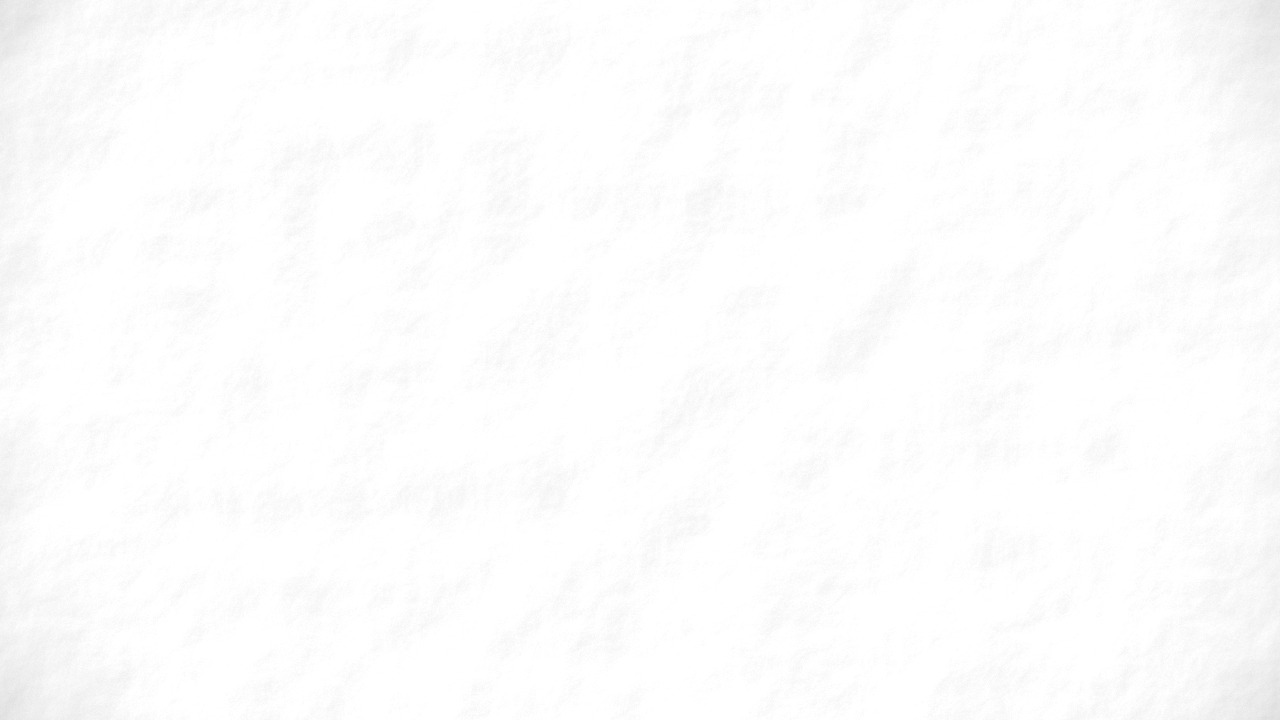
#> input picture plugins/animation-studio/skills/film-finish/assets/look/standard/mp_0000.jpg, 1280 x 720 px
$ python sheets.py out.png ../../film-finish/assets/look/standard/mp_0000.jpg
#> lines starting #> are read from the running program, lines starting #| are printed output that depends on the picture
### plugins/animation-studio/skills/ai-video/scripts/cvio.py
"""Unicode-safe OpenCV file access. cv2.imread / cv2.imwrite / cv2.VideoCapture take narrow (ANSI) paths on Windows and
fail SILENTLY on names like "Frühling" (imread returns None, VideoCapture opens nothing). Use these instead:

    import _studio; _studio.use("ai-video")
    from cvio import imread, imwrite, video_capture
    bgr = imread(path)                          # None when the file is missing or unreadable (like cv2.imread)
    imwrite(path, img)                          # raises OSError when it cannot write
    cap = video_capture(path)                   # cv2.VideoCapture; non-ASCII paths via the Windows short name or a temp copy

Images go through numpy (np.fromfile + cv2.imdecode, cv2.imencode + tofile), which takes any path.
Videos: OpenCV has no in-memory video decoder. A non-ASCII path that cv2.VideoCapture cannot open (older builds /
other backends; the current opencv-python FFmpeg backend opens it) is opened through its Windows 8.3 short name
(GetShortPathNameW) and, when the volume has no short names, through a temporary ASCII-named copy (deleted at exit).
"""
import atexit
import os
import shutil
import tempfile
from pathlib import Path

import numpy as np

_tmp_dir = None


def imread(path, flags=None):
    import cv2
    try:
        data = np.fromfile(str(path), dtype=np.uint8)
    except OSError:
        return None
    if data.size == 0:
        return None
    return cv2.imdecode(data, cv2.IMREAD_COLOR if flags is None else flags)
#> returned value is the input picture: shape (720, 1280, 3); min 221, max 255, mean 252.9


# [48 lines left out: functions imwrite, _ascii, ascii_path, video_capture, not called in this run]

### plugins/animation-studio/skills/ai-video/scripts/sheets.py
# /// script
# requires-python = ">=3.12"
# dependencies = ["numpy==2.5.4", "opencv-python-headless==5.0.0.93", "pillow==13.0.0"]
# [tool.uv]
# exclude-newer = "2026-11-14T00:00:00Z"
# ///
"""Contact sheets for choosing and reviewing AI material: one row per image or clip (clips: start / middle / end frame),
labelled with the file name and an optional note (e.g. the lip score or the canon check).

  uv run sheets.py out.jpg a.png b.mp4 ... [--frames 6] [--per-sheet 8]
  --frames N: N frames per clip, spread evenly from the first to the last frame (default 3: start / middle / end).
              Use 6 to check takes: lettering, a fade at the end or a camera move can lie between three frames.
  from sheets import sheet; sheet("sheet.jpg", [("ai/lipsync/s02_v1_s1.mp4", "r 0.59 lag 0"), ...])
Rows are split into several sheets of `per_sheet` rows (out_1.jpg, out_2.jpg, ...).
"""
import sys
from pathlib import Path

from cvio import imread, video_capture  # noqa: E402  (same folder; unicode-safe cv2 file access)

THUMB_W = 384


def _frames(path, n=3):
    import cv2
    path = Path(path)
    if path.suffix.lower() in (".png", ".jpg", ".jpeg", ".webp"):
        im = imread(path)
        return [im] if im is not None else []
    cap = video_capture(path)
    total = int(cap.get(cv2.CAP_PROP_FRAME_COUNT))
    out = []
    for u in ([0.05, 0.5, 0.95] if n == 3 else [i / max(n - 1, 1) for i in range(n)]):
        cap.set(cv2.CAP_PROP_POS_FRAMES, min(total - 1, int(u * total)))
        ok, f = cap.read()
        if ok:
            out.append(f)
    return out


def sheet(out, rows, per_sheet=8, cols=3):
    """rows = [(path, note), ...] -> list of written sheet files."""
    import cv2
    from PIL import Image, ImageDraw, ImageFont
    try:
        font = ImageFont.truetype("arial.ttf", 18)
    except OSError:
        font = ImageFont.load_default()
    th = int(THUMB_W * 9 / 16)
    written = []
    chunks = [rows[i:i + per_sheet] for i in range(0, len(rows), per_sheet)] or [[]]
    for ci, chunk in enumerate(chunks):
        tw = THUMB_W if cols <= 4 else 320             # more frames per row: smaller, the sheet stays readable
        th = int(tw * 9 / 16)
        img = Image.new("RGB", (cols * tw, len(chunk) * (th + 28)), (20, 20, 24))
        d = ImageDraw.Draw(img)
        for ri, (path, note) in enumerate(chunk):
            y = ri * (th + 28)
            d.text((6, y + 4), f"{Path(path).name}   {note or ''}", font=font, fill=(235, 230, 220))
            for k, f in enumerate(_frames(path, cols)[:cols]):
                t = Image.fromarray(cv2.cvtColor(cv2.resize(f, (tw, th)), cv2.COLOR_BGR2RGB))
                img.paste(t, (k * tw, y + 28))
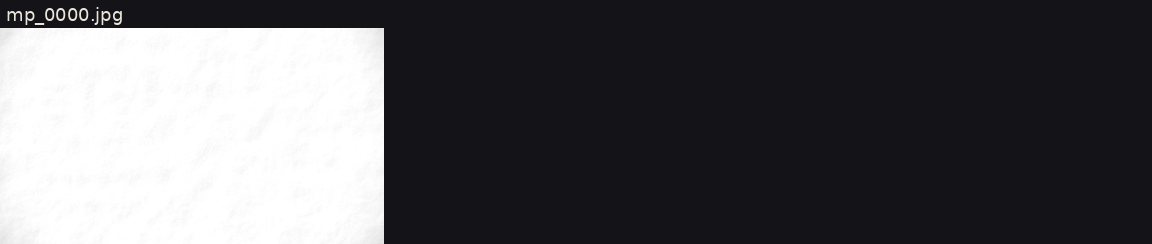
#> img: PIL image 1152x244 RGB; mean R, G, B 89.1, 89.1, 91.9
        o = Path(out) if len(chunks) == 1 else Path(out).with_name(f"{Path(out).stem}_{ci + 1}{Path(out).suffix}")
        o.parent.mkdir(parents=True, exist_ok=True)
        img.save(o, quality=88)
        written.append(o)
    return written


def shot_sheet(video, shots, out, offset=0.0, us=(0.2, 0.5, 0.8), per_sheet=10):
    """Finished film -> one row per shot with frames at 20/50/80 % of the shot.
    shots = [(t0, t1, label), ...] in the video's time (+ offset: video time = song time - offset)."""
    import cv2
    from PIL import Image, ImageDraw, ImageFont
    try:
        font = ImageFont.truetype("arial.ttf", 18)
    except OSError:
        font = ImageFont.load_default()
    cap = video_capture(video)
    fps = cap.get(cv2.CAP_PROP_FPS) or 24
    th = int(THUMB_W * 9 / 16)
    written = []
    chunks = [shots[i:i + per_sheet] for i in range(0, len(shots), per_sheet)]
    for ci, chunk in enumerate(chunks):
        img = Image.new("RGB", (len(us) * THUMB_W, len(chunk) * (th + 28)), (20, 20, 24))
        d = ImageDraw.Draw(img)
        for ri, (t0, t1, label) in enumerate(chunk):
            y = ri * (th + 28)
            d.text((6, y + 4), f"{label}   {t0:.2f}-{t1:.2f} s", font=font, fill=(235, 230, 220))
            for k, u in enumerate(us):
                cap.set(cv2.CAP_PROP_POS_FRAMES, int(round((t0 + u * (t1 - t0) - offset) * fps)))
                ok, f = cap.read()
                if ok:
                    img.paste(Image.fromarray(cv2.cvtColor(cv2.resize(f, (THUMB_W, th)), cv2.COLOR_BGR2RGB)),
                              (k * THUMB_W, y + 28))
        o = Path(out) if len(chunks) == 1 else Path(out).with_name(f"{Path(out).stem}_{ci + 1}{Path(out).suffix}")
        o.parent.mkdir(parents=True, exist_ok=True)
        img.save(o, quality=88)
        written.append(o)
    return written


if __name__ == "__main__":
    import argparse
    ap = argparse.ArgumentParser(description=__doc__, formatter_class=argparse.RawDescriptionHelpFormatter)
    ap.add_argument("out")
    ap.add_argument("files", nargs="+")
    ap.add_argument("--frames", type=int, default=3, help="frames per clip (default 3)")
    ap.add_argument("--per-sheet", type=int, default=8, help="rows per sheet")
    a = ap.parse_args()
    if a.frames < 1:
        ap.error("--frames must be 1 or more")
    for w in sheet(a.out, [(p, "") for p in a.files], per_sheet=a.per_sheet, cols=a.frames):
        print("->", w)
